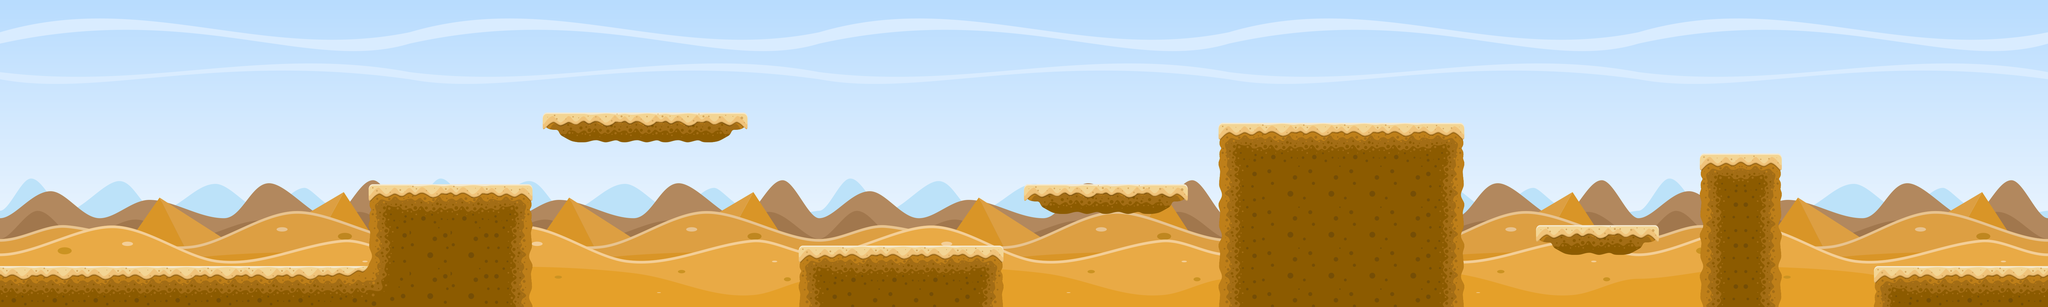

A level layout from a 2D game, rendered from its tile map. Below: a short description, then the map file with tile-grid data replaced by summaries:
An orthogonal 200x30 tile map with 32x32 px tiles, 2 tile layers (background, platforms), 2 tilesets and 2 objects.

<map version="1.2" tiledversion="1.2.0" orientation="orthogonal" renderorder="right-down" width="200" height="30" tilewidth="32" tileheight="32" infinite="0" nextlayerid="13" nextobjectid="3">
 <tileset firstgid="1" source="tileset_psd.tsx" />
 <tileset firstgid="513" source="BG.tsx" />
 <layer id="9" name="background" width="200" height="30">
  <data>[6000 cells, 6000 non-empty, 1200 distinct tile ids]</data>
 </layer>
 <layer id="10" name="platforms" width="200" height="30">
  <data>[6000 cells, 1268 non-empty, 176 distinct tile ids]</data>
 </layer>
 <objectgroup id="12" name="indiana">
  <object id="1" x="263.636" y="684.848" width="124.242" height="136.364" />
  <object id="2" x="2742.42" y="-472.727" />
 </objectgroup>
</map>
